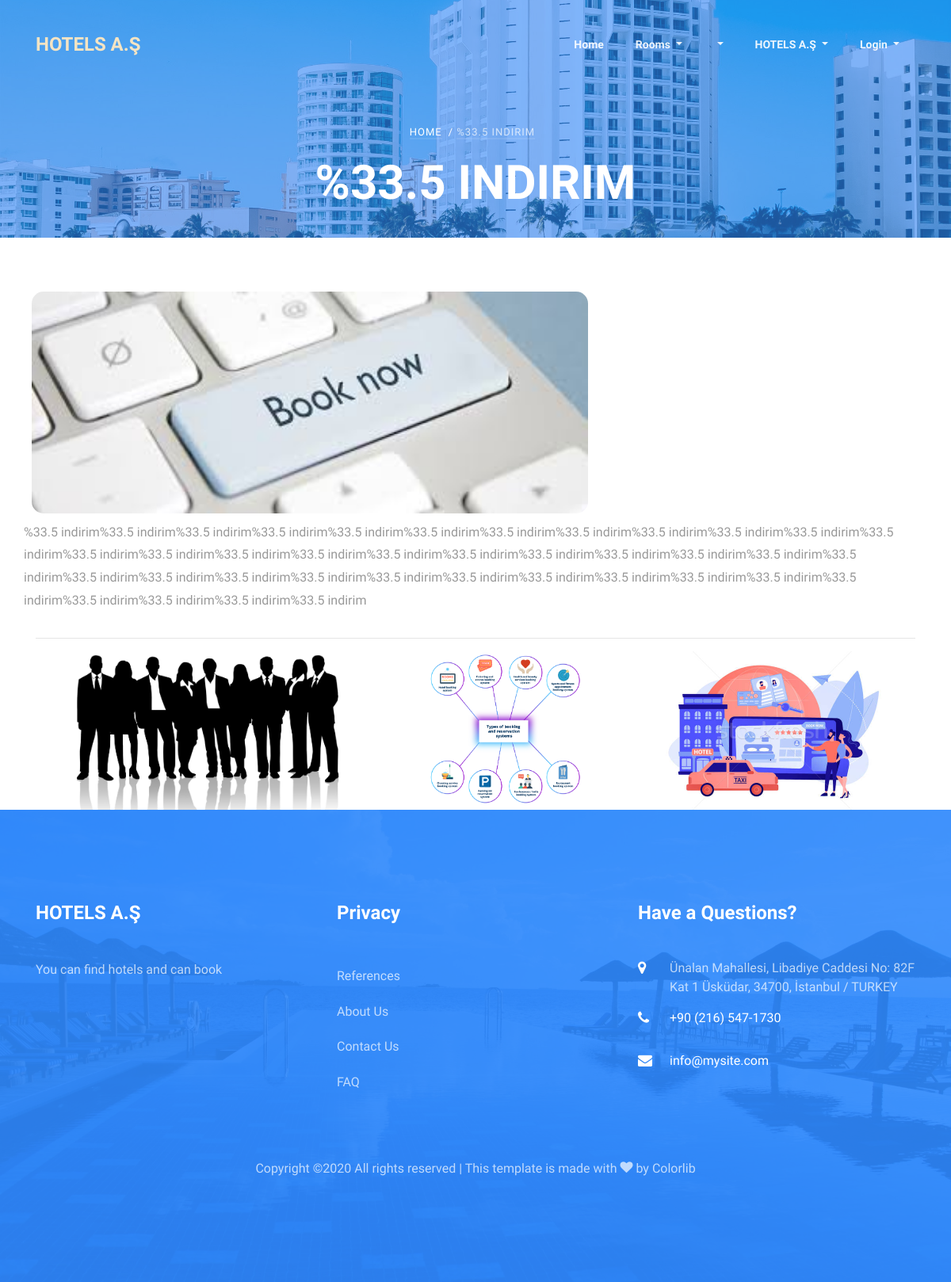
The app's page /content/10/indirim-33-5/ with its own data.
### home/models.py (models this page shows, shortened)
class Setting(models.Model):
    title = models.CharField(max_length=200)
    keywords = models.CharField(max_length=255)
    description = models.CharField(max_length=255)
    company = models.CharField(max_length=80)
    address = models.CharField(max_length=255, blank=True)
    phone = models.CharField(max_length=20, blank=True)
    fax = models.CharField(max_length=20, blank=True)
    email = models.EmailField()
    smtpserver = models.CharField(max_length=255, blank=True)
    smtpemail = models.EmailField(blank=True)
    smtppassword = models.CharField(max_length=50, blank=True)
    smtpport = models.IntegerField(blank=True, null=True)
    image = models.ImageField(blank=True, upload_to='images/')
    facebook = models.CharField(max_length=80, blank=True)
    instagram = models.CharField(max_length=80, blank=True)
    twitter = models.CharField(max_length=80, blank=True)
    aboutus = RichTextUploadingField()
    contact = RichTextUploadingField()
    references = RichTextUploadingField()
    status = models.CharField(blank=True, max_length=5, choices=STATUS)
    created_at = models.DateTimeField(auto_now_add=True)
    updated_at = models.DateTimeField(auto_now=True)

### content/models.py (models this page shows, shortened)
class Content(models.Model):
    user = models.ForeignKey(User, on_delete=models.SET_NULL, null=True)
    menu = models.OneToOneField(
        Menu, null=True, blank=True, on_delete=models.CASCADE)
    kind = models.CharField(max_length=15, choices=TYPE)
    title = models.CharField(max_length=150)
    keywords = models.CharField(blank=True, max_length=255)
    description = models.CharField(blank=True, max_length=255)
    image = models.ImageField(blank=True, null=True,
                              upload_to='images/content/')
    detail = RichTextUploadingField()
    slug = models.SlugField(null=False, unique=True)
    status = models.CharField(max_length=5, choices=STATUS)
    created_at = models.DateTimeField(auto_now_add=True)
    updated_at = models.DateTimeField(auto_now=True)
    def image_tag(self):
        return mark_safe('<img src="{}"height="50"/>'.format(self.image.url))
    image_tag.short_description = 'Image'

class CImages(models.Model):
    content = models.ForeignKey(Content, on_delete=models.CASCADE)
    title = models.CharField(max_length=50, blank=True)
    image = models.ImageField(blank=True, upload_to='images/content/')
    def image_tag(self):
        return mark_safe('<img src="{}"height="50"/>'.format(self.image.url))
    image_tag.short_description = 'Image'

### home/views.py (the view)
def contentdetail(request, id, slug):
    setting = Setting.objects.first()
    category = Category.objects.filter(status=True)
    menu = Menu.objects.filter(status=True)
    content = get_object_or_404(Content, id=id, status=True)
    images = CImages.objects.filter(content_id=id)
    page = str(content.title)
    context = {
        'setting': setting,
        'content': content,
        'category': category,
        'menu': menu,
        'images': images,
        'page': page
    }
    return render(request, 'content_detail.html', context)

### home/templates/content_detail.html (shortened to what this page needs)
{% extends 'homebase.html' %}
{% load static %}
{% block content %}
<br><br>
    <div class="container">
        <div class="row">
            <img src="{{ content.image.url }}" height="300" align="left" style="padding: 10px; border-radius:25px; ">
            {{content.detail|safe}}
        </div>
        <hr>
        <div class="row text-center">
            {% for image in images %}
                <img class="rounded mx-auto d-block" src="{{image.image.url}}" height="200" alt="">
            {% endfor %}
        </div>
    </div>
{% endblock  %}

### home/templates/header.html (shortened to what this page needs)
{% load static %}
<nav class="navbar navbar-expand-lg navbar-dark ftco_navbar bg-dark ftco-navbar-light" id="ftco-navbar">
  <div class="container">
    <a class="navbar-brand" href="/"><span>{{ setting.company|linebreaksbr }}</span></a>
    <div class="collapse navbar-collapse" id="ftco-nav">
      <ul class="navbar-nav ml-auto">
        <li class="nav-item"><a href="/" class="nav-link">Home</a></li>
        <li class="nav-item dropdown">
            <a class="dropdown-toggle nav-link" href="{% url 'all-category'%}" id="dropdownMenuLink" aria-haspopup="true" aria-expanded="false">
              Rooms
            </a>
        </li>
        {% if menu %}
        {% load mptt_tags %}
        {% recursetree menu %}
            <li {% if not node.is_leaf_node %} class="nav-item dropdown"{% endif %}>
                <a class="{% if not node.is_leaf_node %}dropdown-toggle nav-link{% else %}dropdown-item{% endif %} " href="{% if node.is_leaf_node %}{% url 'menu' node.id %}{% endif %}" {% if not node.is_leaf_node %} data-toggle="dropdown" {% endif %} id="dropdownMenuLink" aria-haspopup="true" aria-expanded="false">
                </a>
            </li>
        {% endrecursetree %}
        {% endif %}
        <li class="nav-item dropdown">
            <a class="dropdown-toggle nav-link" href="#" id="dropdownMenuLink" aria-haspopup="true" aria-expanded="false">
              {{setting.company}}
            </a>
        </li>
      </ul>
      <ul class="navbar-nav mr-right">
      {% if user.id is None %}
        <li class="nav-item dropdown">
            <a class="nav-link dropdown-toggle" href="" id="navbarDropdownMenuLink" data-toggle="dropdown" aria-haspopup="true" aria-expanded="false">
            Login
            </a>
        </li>
      {% endif %}
      </ul>
    </div>
  </div>
</nav>
{% if page != 'index' %}
<div class="hero-wrap" style="background-image: url({% static 'assets/images/bg_3.jpg' %});">
  <div class="overlay"></div>
  <div class="container">
    <div class="row no-gutters slider-text d-flex align-itemd-center justify-content-center">
      <div class="col-md-9 ftco-animate text-center d-flex align-items-end justify-content-center">
      	<div class="text">
          <p class="breadcrumbs mb-2"><span class="mr-2"><a href="{% url 'index' %}">Home</a></span>/ {% if page.lower == 'room' %}<span class="mr-2"><a href="{% url 'hotel' room.hotel_id.id room.hotel_id.slug %}">{{room.hotel_id}} /</a></span><span class="mr-2">{{room.title}}</span>{% else %}<span class="mr-2">{{page}}</span>{% endif %}</p>
          <h1 class="mb-4 bread">{% if page.lower == 'room' %}{{room}} {% else %} {{page.upper}}{% endif %}</h1>
        </div>
      </div>
    </div>
  </div>
</div>
{% endif %}

### home/templates/footer.html (shortened to what this page needs)
{% load static %}
<footer class="ftco-footer ftco-section img" style="background-image: url({% static 'assets/images/bg_4.jpg)' %};">
	<div class="overlay"></div>
  <div class="container">
    <div class="row mb-5">
      <div class="col-md">
        <div class="ftco-footer-widget mb-4">
          <h2 class="ftco-heading-2">{{setting.company}}</h2>
          <p>{{setting.description}}</p>
          <ul class="ftco-footer-social list-unstyled float-md-left float-lft mt-5">
          </ul>
        </div>
      </div>
      <div class="col-md">
         <div class="ftco-footer-widget mb-4">
          <h2 class="ftco-heading-2">Privacy</h2>
          <ul class="list-unstyled">
            <li><a href="/references" class="py-2 d-block">References</a></li>
            <li><a href="/aboutus" class="py-2 d-block">About Us</a></li>
            <li><a href="/contact" class="py-2 d-block">Contact Us</a></li>
            <li><a href="/faq" class="py-2 d-block">FAQ</a></li>
          </ul>
        </div>
      </div>
      <div class="col-md">
        <div class="ftco-footer-widget mb-4">
        	<h2 class="ftco-heading-2">Have a Questions?</h2>
        	<div class="block-23 mb-3">
              <ul>
                <li><span class="icon icon-map-marker"></span><span class="text">{{setting.address}}</span></li>
                <li><a href="tel://{{setting.phone}}"><span class="icon icon-phone"></span><span class="text">{{setting.phone}}</span></a></li>
                <li><a href="mailto:{{setting.email}}"><span class="icon icon-envelope"></span><span class="text">{{setting.email}}</span></a></li>
              </ul>
            </div>
        </div>
      </div>
    </div>
    <div class="row">
      <div class="col-md-12 text-center">
        <p>
  Copyright &copy;<script>document.write(new Date().getFullYear());</script> All rights reserved | This template is made with <i class="icon-heart color-danger" aria-hidden="true"></i> by <a href="https://colorlib.com" target="_blank">Colorlib</a>
  </p>
      </div>
    </div>
</div>
</footer>

### home/static/assets/css/icomoon.css (style rules this page uses)
[class^="icon-"], [class*=" icon-"] { font-family: 'icomoon' !important; speak: none; font-style: normal; font-weight: normal; font-variant: normal; text-transform: none; line-height: 1; -webkit-font-smoothing: antialiased; -moz-osx-font-smoothing: grayscale; }
.icon-heart:before { content: "\f004"; }
.icon-map-marker:before { content: "\f041"; }
.icon-phone:before { content: "\f095"; }
.icon-envelope:before { content: "\f0e0"; }

### records on screen
Setting: company "HOTELS A.Ş", description "You can find hotels and can book", address "Ünalan Mahallesi, Libadiye Caddesi No: 82F Kat 1 Üsküdar, 34700, İstanbul / TURKEY", phone "+90 (216) 547-1730", email "info@mysite.com"
Content: title "%33.5 INDIRIM", image (picture), detail "%33.5 indirim%33.5 indirim%33.5 indirim%33.5 indirim%33.5 indirim%33.5 indirim%33.5 indirim%33.5 indirim%33.5 indirim%33.5 indirim%33.5 indirim%33.5 indirim%33.5 indirim%33.5 indirim%33.5 indirim%33.5 indirim%33.5 indirim%33.5 indirim%33.5 indirim%33.5 indirim%33.5 indirim%33.5 indirim%33.5 indirim%33.5 indirim%33.5 indirim%33.5 indirim%33.5 indirim%33.5 indirim%33.5 indirim%33.5 indirim%33.5 indirim%33.5 indirim%33.5 indirim%33.5 indirim%33.5 indirim%33.5 indirim%33.5 indirim%33.5 indirim"
CImages: image (picture)
CImages: image (picture)
CImages: image (picture)

### other values on screen
{{ page.upper }} "%33.5 INDIRIM"
